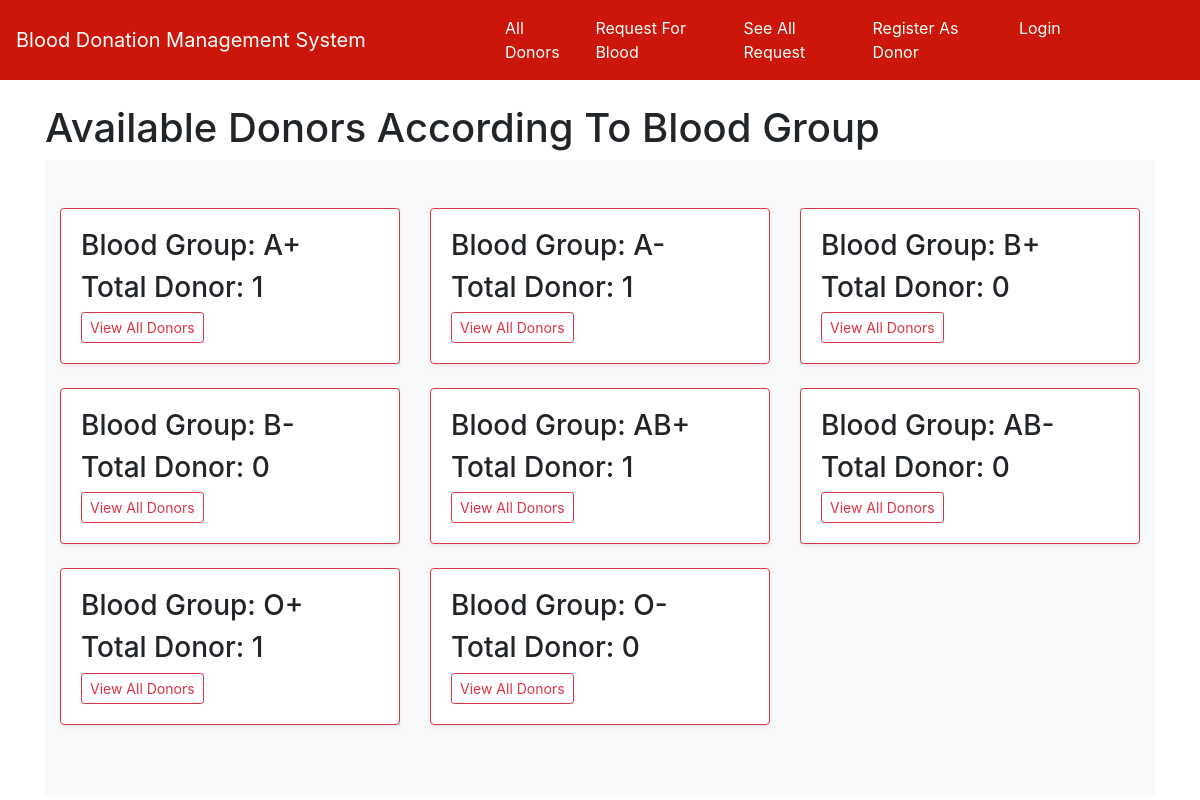
The page / on the database its author committed.
### home/models.py (models this page shows, shortened)
class BloodGroup(models.Model):
    name = models.CharField(max_length=5)

### home/views.py (the view)
# urls.py: path("", views.index, name="index"),
def index(request):
    all_group = BloodGroup.objects.annotate(total=Count('donor'))
    return render(request, "index.html", {'all_group':all_group})

### home/templates/index.html (shortened to what this page needs)
{% extends 'base.html' %}
{% load static %}
{% block body %}
<div class="container">
<h1>Available Donors According To Blood Group</h1>
  <div class="album py-5 bg-light">
    <div class="container">
      <div class="row">
        {% for i in all_group %}
        <div class="col-md-4">
          <div class="card mb-4 shadow-sm border-danger">
            <div class="card-body">
              <h3 class="card-text">Blood Group: {{i.name}}</h3>
              <h3 class="card-text">Total Donor: {{i.total}}</h3>
              <div class="d-flex justify-content-between align-items-center">
                <div class="btn-group">
                  <a href="/donors_list/{{i.id}}/" class="btn btn-sm btn-outline-danger">View All Donors</a>
                </div>
              </div>
            </div>
          </div>
        </div>
        {% endfor %}
      </div>
    </div>
  </div>
</div>
{% endblock %}

### rows shown on the page
BloodGroup: name "A+", total "1"
BloodGroup: name "A-", total "1"
BloodGroup: name "B+", total "0"
BloodGroup: name "B-", total "0"
BloodGroup: name "AB+", total "1"
BloodGroup: name "AB-", total "0"
BloodGroup: name "O+", total "1"
BloodGroup: name "O-", total "0"
